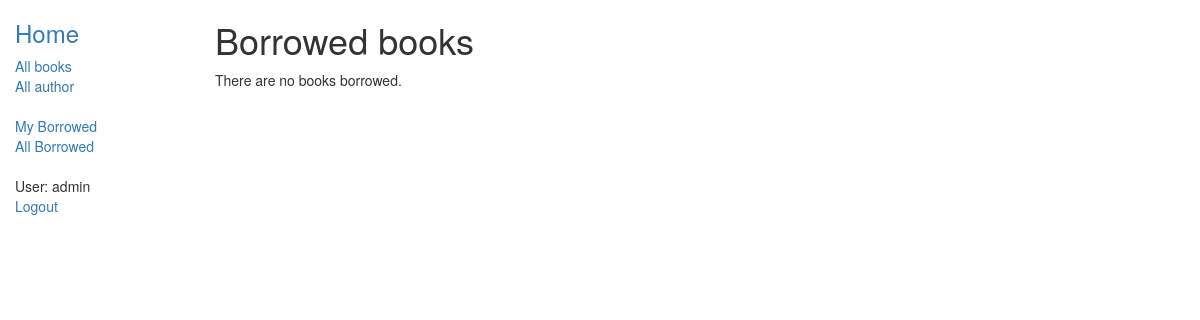
Page /catalog/mybooks/ (signed in) on the earlier database version.
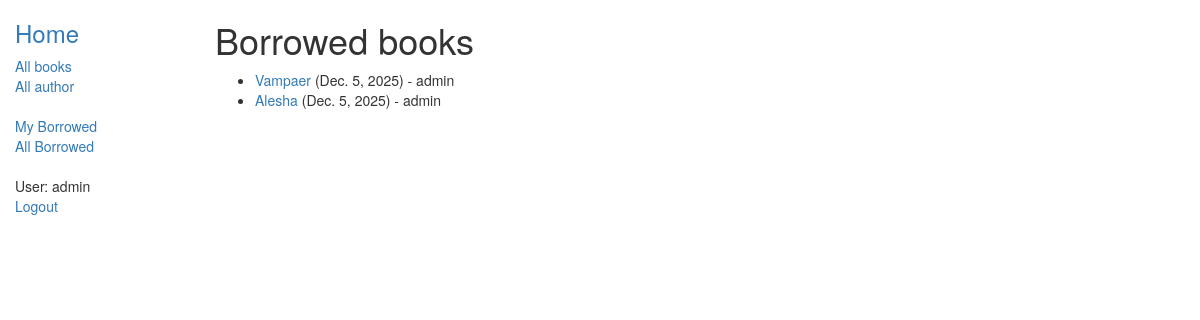
Same page on the later database version.
### catalog/models.py (models this page shows, shortened)
class BookInstance(models.Model):
    id = models.UUIDField(primary_key=True, default=uuid.uuid4, help_text="Unique ID for this particular book across whole library")
    book = models.ForeignKey('Book', on_delete=models.SET_NULL, null=True)
    imprint = models.CharField(max_length=200)
    due_back = models.DateField(null=True, blank=True)
    borrower = models.ForeignKey(User, on_delete=models.SET_NULL, null=True, blank=True)
    LOAN_STATUS = (
        ('m', 'Maintenance'),
        ('o', 'On loan'),
        ('a', 'Available'),
        ('r', 'Reserved'),
    )
    status = models.CharField(max_length=1, choices=LOAN_STATUS, blank=True, default='m', help_text='Book availability')
    class Meta:
        ordering = ["due_back"]
        permissions = (("can_mark_returned", "Set book as returned"),)
    @property
    def is_overdue(self):
        if self.due_back and date.today() > self.due_back:
            return True
        return False

class Book(models.Model):
    title = models.CharField(max_length=200)
    author = models.ForeignKey('Author', on_delete=models.SET_NULL, null=True)
    summary = models.TextField(max_length=1000, help_text="Enter a brief description of the book")
    isbn = models.CharField('ISBN',max_length=13, help_text='13 Character <a href="https://www.isbn-international.org/content/what-isbn">ISBN number</a>')
    genre = models.ManyToManyField(Genre, help_text="Select a genre for this book")
    def display_genre(self):
        """
        Creates a string for the Genre. This is required to display genre in Admin.
        """
        return ', '.join([genre.name for genre in self.genre.all()[:3]])
    display_genre.short_description = 'Genre'

### catalog/views.py (the view)
# urls.py: path('mybooks/', views.LoanedBooksByUserListView.as_view(), name='my-borrowed'),
class LoanedBooksByUserListView(LoginRequiredMixin,generic.ListView):
    model = BookInstance
    template_name ='catalog/bookinstance_list_borrowed_user.html'
    paginate_by = 10
    def get_queryset(self):
        return BookInstance.objects.filter(borrower=self.request.user).filter(status__exact='o').order_by('due_back')

### catalog/templates/catalog/bookinstance_list_borrowed_user.html
{% extends "base_generic.html" %}
{% block content %}
    <h1>Borrowed books</h1>
    {% if bookinstance_list %}
    <ul>
      {% for bookinst in bookinstance_list %}
      <li class="{% if bookinst.is_overdue %}text-danger{% endif %}">
        <a href="{% url 'book-detail' bookinst.book.pk %}">{{bookinst.book.title}}</a> ({{ bookinst.due_back }}) - {{ bookinst.borrower.get_username }}
      </li>
      {% endfor %}
    </ul>
    {% else %}
      <p>There are no books borrowed.</p>
    {% endif %}
{% endblock %}

Differences in the rows shown:
now on this page (row edited): BookInstance: book "Vampaer", due_back "Dec. 5, 2025", borrower.get_username "admin"
added BookInstance: book "Alesha", due_back "Dec. 5, 2025", borrower.get_username "admin"
Other differences:
text no longer shown: "There are no books borrowed."
